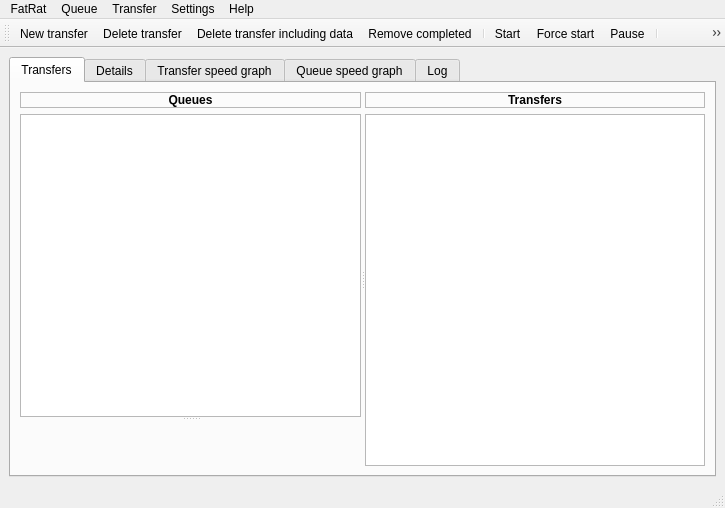
<?xml version="1.0" encoding="UTF-8"?>
<ui version="4.0">
 <class>MainWindow</class>
 <widget class="QMainWindow" name="MainWindow">
  <property name="geometry">
   <rect>
    <x>0</x>
    <y>0</y>
    <width>725</width>
    <height>508</height>
   </rect>
  </property>
  <property name="acceptDrops">
   <bool>true</bool>
  </property>
  <property name="windowTitle">
   <string>FatRat</string>
  </property>
  <property name="windowIcon">
   <iconset resource="common/resources.qrc">
    <normaloff>:/fatrat/fatrat.png</normaloff>:/fatrat/fatrat.png</iconset>
  </property>
  <widget class="QWidget" name="centralwidget">
   <layout class="QGridLayout">
    <property name="leftMargin">
     <number>9</number>
    </property>
    <property name="topMargin">
     <number>9</number>
    </property>
    <property name="rightMargin">
     <number>9</number>
    </property>
    <property name="bottomMargin">
     <number>9</number>
    </property>
    <property name="spacing">
     <number>6</number>
    </property>
    <item row="0" column="0">
     <widget class="QTabWidget" name="tabMain">
      <property name="currentIndex">
       <number>0</number>
      </property>
      <widget class="QWidget" name="tab">
       <attribute name="icon">
        <iconset resource="common/resources.qrc">
         <normaloff>:/menu/main_view.png</normaloff>:/menu/main_view.png</iconset>
       </attribute>
       <attribute name="title">
        <string>Transfers</string>
       </attribute>
       <layout class="QGridLayout" name="gridLayout_2">
        <item row="0" column="0">
         <widget class="QSplitter" name="splitterQueues">
          <property name="orientation">
           <enum>Qt::Horizontal</enum>
          </property>
          <widget class="QSplitter" name="splitterStats">
           <property name="orientation">
            <enum>Qt::Vertical</enum>
           </property>
           <widget class="QWidget" name="layoutWidget">
            <layout class="QVBoxLayout" name="verticalLayout">
             <item>
              <widget class="QLabel" name="labelQueues">
               <property name="font">
                <font>
                 <weight>75</weight>
                 <bold>true</bold>
                </font>
               </property>
               <property name="frameShape">
                <enum>QFrame::StyledPanel</enum>
               </property>
               <property name="text">
                <string>Queues</string>
               </property>
               <property name="alignment">
                <set>Qt::AlignCenter</set>
               </property>
              </widget>
             </item>
             <item>
              <widget class="QTreeWidget" name="treeQueues">
               <property name="mouseTracking">
                <bool>true</bool>
               </property>
               <property name="contextMenuPolicy">
                <enum>Qt::CustomContextMenu</enum>
               </property>
               <property name="acceptDrops">
                <bool>true</bool>
               </property>
               <property name="dragDropMode">
                <enum>QAbstractItemView::DropOnly</enum>
               </property>
               <property name="rootIsDecorated">
                <bool>false</bool>
               </property>
               <property name="uniformRowHeights">
                <bool>true</bool>
               </property>
               <property name="itemsExpandable">
                <bool>false</bool>
               </property>
               <property name="columnCount">
                <number>0</number>
               </property>
              </widget>
             </item>
            </layout>
           </widget>
           <widget class="QWidget" name="widgetStats" native="true">
            <property name="autoFillBackground">
             <bool>false</bool>
            </property>
           </widget>
          </widget>
          <widget class="QWidget" name="layoutWidget">
           <layout class="QVBoxLayout">
            <property name="spacing">
             <number>6</number>
            </property>
            <property name="leftMargin">
             <number>0</number>
            </property>
            <property name="topMargin">
             <number>0</number>
            </property>
            <property name="rightMargin">
             <number>0</number>
            </property>
            <property name="bottomMargin">
             <number>0</number>
            </property>
            <item>
             <widget class="QLabel" name="labelTransfers">
              <property name="font">
               <font>
                <weight>75</weight>
                <bold>true</bold>
               </font>
              </property>
              <property name="frameShape">
               <enum>QFrame::StyledPanel</enum>
              </property>
              <property name="text">
               <string>Transfers</string>
              </property>
              <property name="alignment">
               <set>Qt::AlignCenter</set>
              </property>
             </widget>
            </item>
            <item>
             <widget class="QTreeView" name="treeTransfers">
              <property name="contextMenuPolicy">
               <enum>Qt::CustomContextMenu</enum>
              </property>
              <property name="acceptDrops">
               <bool>true</bool>
              </property>
              <property name="dragEnabled">
               <bool>true</bool>
              </property>
              <property name="dragDropMode">
               <enum>QAbstractItemView::DragDrop</enum>
              </property>
              <property name="alternatingRowColors">
               <bool>true</bool>
              </property>
              <property name="selectionMode">
               <enum>QAbstractItemView::ExtendedSelection</enum>
              </property>
              <property name="rootIsDecorated">
               <bool>false</bool>
              </property>
              <property name="uniformRowHeights">
               <bool>true</bool>
              </property>
              <property name="itemsExpandable">
               <bool>false</bool>
              </property>
              <property name="allColumnsShowFocus">
               <bool>true</bool>
              </property>
             </widget>
            </item>
           </layout>
          </widget>
         </widget>
        </item>
       </layout>
      </widget>
      <widget class="QWidget" name="tab_2">
       <attribute name="icon">
        <iconset resource="common/resources.qrc">
         <normaloff>:/menu/details.png</normaloff>:/menu/details.png</iconset>
       </attribute>
       <attribute name="title">
        <string>Details</string>
       </attribute>
       <layout class="QGridLayout">
        <item row="0" column="0" colspan="2">
         <widget class="QLabel" name="label_3">
          <property name="text">
           <string>&lt;b&gt;Name:</string>
          </property>
         </widget>
        </item>
        <item row="0" column="2">
         <widget class="QLineEdit" name="lineName">
          <property name="frame">
           <bool>false</bool>
          </property>
          <property name="readOnly">
           <bool>true</bool>
          </property>
         </widget>
        </item>
        <item row="0" column="3">
         <widget class="QLabel" name="label_4">
          <property name="text">
           <string>&lt;b&gt;Progress:</string>
          </property>
         </widget>
        </item>
        <item row="0" column="4" colspan="3">
         <widget class="QLineEdit" name="lineProgress">
          <property name="frame">
           <bool>false</bool>
          </property>
          <property name="readOnly">
           <bool>true</bool>
          </property>
         </widget>
        </item>
        <item row="1" column="0" colspan="2">
         <widget class="QLabel" name="label_7">
          <property name="text">
           <string>&lt;b&gt;Destination:&lt;/b&gt;</string>
          </property>
         </widget>
        </item>
        <item row="1" column="2">
         <widget class="QLineEdit" name="lineDestination">
          <property name="frame">
           <bool>false</bool>
          </property>
          <property name="readOnly">
           <bool>true</bool>
          </property>
         </widget>
        </item>
        <item row="1" column="3">
         <widget class="QLabel" name="label_5">
          <property name="text">
           <string>&lt;b&gt;Speed:</string>
          </property>
         </widget>
        </item>
        <item row="1" column="4" colspan="3">
         <widget class="QLineEdit" name="lineSpeed">
          <property name="frame">
           <bool>false</bool>
          </property>
          <property name="readOnly">
           <bool>true</bool>
          </property>
         </widget>
        </item>
        <item row="2" column="0">
         <widget class="QLabel" name="label_6">
          <property name="text">
           <string>&lt;b&gt;Message:</string>
          </property>
         </widget>
        </item>
        <item row="2" column="1" colspan="2">
         <widget class="QLineEdit" name="lineMessage">
          <property name="frame">
           <bool>false</bool>
          </property>
          <property name="readOnly">
           <bool>true</bool>
          </property>
         </widget>
        </item>
        <item row="2" column="3" colspan="2">
         <widget class="QLabel" name="label_8">
          <property name="text">
           <string>&lt;b&gt;Running for:</string>
          </property>
         </widget>
        </item>
        <item row="2" column="5">
         <widget class="QLineEdit" name="lineRuntime">
          <property name="frame">
           <bool>false</bool>
          </property>
          <property name="readOnly">
           <bool>true</bool>
          </property>
         </widget>
        </item>
        <item row="2" column="6">
         <widget class="QPushButton" name="pushGenericOptions">
          <property name="sizePolicy">
           <sizepolicy hsizetype="Minimum" vsizetype="Fixed">
            <horstretch>0</horstretch>
            <verstretch>0</verstretch>
           </sizepolicy>
          </property>
          <property name="toolTip">
           <string>Transfer properties</string>
          </property>
          <property name="icon">
           <iconset resource="common/resources.qrc">
            <normaloff>:/menu/properties.png</normaloff>:/menu/properties.png</iconset>
          </property>
         </widget>
        </item>
        <item row="3" column="0" colspan="7">
         <widget class="QStackedWidget" name="stackedDetails">
          <property name="sizePolicy">
           <sizepolicy hsizetype="Preferred" vsizetype="Expanding">
            <horstretch>0</horstretch>
            <verstretch>0</verstretch>
           </sizepolicy>
          </property>
          <widget class="QWidget" name="page"/>
          <widget class="QWidget" name="page_2"/>
         </widget>
        </item>
       </layout>
      </widget>
      <widget class="QWidget" name="widget">
       <attribute name="icon">
        <iconset resource="common/resources.qrc">
         <normaloff>:/menu/network.png</normaloff>:/menu/network.png</iconset>
       </attribute>
       <attribute name="title">
        <string>Transfer speed graph</string>
       </attribute>
       <layout class="QGridLayout" name="gridLayout">
        <property name="leftMargin">
         <number>0</number>
        </property>
        <property name="topMargin">
         <number>0</number>
        </property>
        <property name="rightMargin">
         <number>0</number>
        </property>
        <property name="bottomMargin">
         <number>0</number>
        </property>
        <property name="spacing">
         <number>0</number>
        </property>
        <item row="0" column="0">
         <widget class="QWidget" name="speedGraph" native="true"/>
        </item>
       </layout>
      </widget>
      <widget class="QWidget" name="tab_4">
       <attribute name="icon">
        <iconset resource="common/resources.qrc">
         <normaloff>:/menu/network.png</normaloff>:/menu/network.png</iconset>
       </attribute>
       <attribute name="title">
        <string>Queue speed graph</string>
       </attribute>
       <layout class="QGridLayout" name="gridLayout_3">
        <property name="leftMargin">
         <number>0</number>
        </property>
        <property name="topMargin">
         <number>0</number>
        </property>
        <property name="rightMargin">
         <number>0</number>
        </property>
        <property name="bottomMargin">
         <number>0</number>
        </property>
        <item row="0" column="0">
         <widget class="QWidget" name="speedGraphQueue" native="true"/>
        </item>
       </layout>
      </widget>
      <widget class="QWidget" name="tab_3">
       <attribute name="icon">
        <iconset resource="common/resources.qrc">
         <normaloff>:/menu/log.png</normaloff>:/menu/log.png</iconset>
       </attribute>
       <attribute name="title">
        <string>Log</string>
       </attribute>
       <layout class="QGridLayout">
        <item row="0" column="0">
         <widget class="QSplitter" name="splitter">
          <property name="orientation">
           <enum>Qt::Vertical</enum>
          </property>
          <widget class="QWidget" name="layoutWidget">
           <layout class="QVBoxLayout">
            <item>
             <widget class="QLabel" name="labelTransferLog">
              <property name="font">
               <font>
                <weight>75</weight>
                <bold>true</bold>
               </font>
              </property>
              <property name="frameShape">
               <enum>QFrame::StyledPanel</enum>
              </property>
              <property name="text">
               <string>Transfer log</string>
              </property>
              <property name="alignment">
               <set>Qt::AlignCenter</set>
              </property>
             </widget>
            </item>
            <item>
             <widget class="QTextEdit" name="textTransferLog">
              <property name="enabled">
               <bool>false</bool>
              </property>
              <property name="verticalScrollBarPolicy">
               <enum>Qt::ScrollBarAlwaysOn</enum>
              </property>
              <property name="readOnly">
               <bool>true</bool>
              </property>
              <property name="acceptRichText">
               <bool>false</bool>
              </property>
             </widget>
            </item>
           </layout>
          </widget>
          <widget class="QWidget" name="layoutWidget">
           <layout class="QVBoxLayout">
            <item>
             <widget class="QLabel" name="labelGlobalLog">
              <property name="font">
               <font>
                <weight>75</weight>
                <bold>true</bold>
               </font>
              </property>
              <property name="frameShape">
               <enum>QFrame::StyledPanel</enum>
              </property>
              <property name="text">
               <string>Global log</string>
              </property>
              <property name="alignment">
               <set>Qt::AlignCenter</set>
              </property>
             </widget>
            </item>
            <item>
             <widget class="QTextEdit" name="textGlobalLog">
              <property name="verticalScrollBarPolicy">
               <enum>Qt::ScrollBarAlwaysOn</enum>
              </property>
              <property name="readOnly">
               <bool>true</bool>
              </property>
              <property name="acceptRichText">
               <bool>false</bool>
              </property>
             </widget>
            </item>
           </layout>
          </widget>
         </widget>
        </item>
       </layout>
      </widget>
     </widget>
    </item>
   </layout>
  </widget>
  <widget class="QMenuBar" name="menubar">
   <property name="geometry">
    <rect>
     <x>0</x>
     <y>0</y>
     <width>725</width>
     <height>26</height>
    </rect>
   </property>
   <widget class="QMenu" name="menuHelp">
    <property name="title">
     <string>Help</string>
    </property>
    <addaction name="actionBugReport"/>
    <addaction name="separator"/>
    <addaction name="actionAboutQt"/>
    <addaction name="actionAbout"/>
   </widget>
   <widget class="QMenu" name="menuSettings">
    <property name="title">
     <string>Settings</string>
    </property>
    <addaction name="actionSettings"/>
   </widget>
   <widget class="QMenu" name="menuFatRat">
    <property name="title">
     <string>FatRat</string>
    </property>
    <addaction name="actionDropBox"/>
    <addaction name="actionHideAllInfoBars"/>
    <addaction name="separator"/>
    <addaction name="actionPauseAll"/>
    <addaction name="separator"/>
    <addaction name="actionQuit"/>
   </widget>
   <widget class="QMenu" name="menuTransfer">
    <property name="title">
     <string>Transfer</string>
    </property>
    <addaction name="actionNewTransfer"/>
    <addaction name="actionDeleteTransfer"/>
    <addaction name="actionDeleteTransferData"/>
    <addaction name="separator"/>
    <addaction name="actionResume"/>
    <addaction name="actionForcedResume"/>
    <addaction name="actionPause"/>
    <addaction name="separator"/>
    <addaction name="actionTop"/>
    <addaction name="actionUp"/>
    <addaction name="actionDown"/>
    <addaction name="actionBottom"/>
    <addaction name="separator"/>
    <addaction name="actionInfoBar"/>
    <addaction name="separator"/>
    <addaction name="actionProperties"/>
   </widget>
   <widget class="QMenu" name="menuQueue">
    <property name="title">
     <string>Queue</string>
    </property>
    <addaction name="actionNewQueue"/>
    <addaction name="actionDeleteQueue"/>
    <addaction name="separator"/>
    <addaction name="actionResumeAll"/>
    <addaction name="actionStopAll"/>
    <addaction name="separator"/>
    <addaction name="actionRemoveCompleted"/>
    <addaction name="separator"/>
    <addaction name="actionQueueProperties"/>
   </widget>
   <addaction name="menuFatRat"/>
   <addaction name="menuQueue"/>
   <addaction name="menuTransfer"/>
   <addaction name="menuSettings"/>
   <addaction name="menuHelp"/>
  </widget>
  <widget class="QStatusBar" name="statusbar"/>
  <widget class="QToolBar" name="toolBar">
   <property name="windowTitle">
    <string>Main toolbar</string>
   </property>
   <property name="orientation">
    <enum>Qt::Horizontal</enum>
   </property>
   <attribute name="toolBarArea">
    <enum>TopToolBarArea</enum>
   </attribute>
   <attribute name="toolBarBreak">
    <bool>false</bool>
   </attribute>
   <addaction name="actionNewTransfer"/>
   <addaction name="actionDeleteTransfer"/>
   <addaction name="actionDeleteTransferData"/>
   <addaction name="actionRemoveCompleted"/>
   <addaction name="separator"/>
   <addaction name="actionResume"/>
   <addaction name="actionForcedResume"/>
   <addaction name="actionPause"/>
   <addaction name="separator"/>
   <addaction name="actionTop"/>
   <addaction name="actionUp"/>
   <addaction name="actionDown"/>
   <addaction name="actionBottom"/>
   <addaction name="separator"/>
   <addaction name="actionNewQueue"/>
   <addaction name="actionDeleteQueue"/>
   <addaction name="separator"/>
  </widget>
  <action name="actionQuit">
   <property name="icon">
    <iconset resource="common/resources.qrc">
     <normaloff>:/menu/exit.png</normaloff>:/menu/exit.png</iconset>
   </property>
   <property name="text">
    <string>Quit</string>
   </property>
   <property name="shortcut">
    <string>Ctrl+Q</string>
   </property>
  </action>
  <action name="actionNewQueue">
   <property name="icon">
    <iconset resource="common/resources.qrc">
     <normaloff>:/menu/queue_add.png</normaloff>:/menu/queue_add.png</iconset>
   </property>
   <property name="text">
    <string>New queue</string>
   </property>
  </action>
  <action name="actionDeleteQueue">
   <property name="icon">
    <iconset resource="common/resources.qrc">
     <normaloff>:/menu/queue_remove.png</normaloff>:/menu/queue_remove.png</iconset>
   </property>
   <property name="text">
    <string>Delete queue</string>
   </property>
  </action>
  <action name="actionResumeAll">
   <property name="text">
    <string>Start all</string>
   </property>
   <property name="shortcut">
    <string>Ctrl+Shift+R</string>
   </property>
  </action>
  <action name="actionStopAll">
   <property name="text">
    <string>Pause all</string>
   </property>
   <property name="shortcut">
    <string>Ctrl+Shift+P</string>
   </property>
  </action>
  <action name="actionNewTransfer">
   <property name="icon">
    <iconset resource="common/resources.qrc">
     <normaloff>:/menu/add.png</normaloff>:/menu/add.png</iconset>
   </property>
   <property name="text">
    <string>New transfer</string>
   </property>
   <property name="shortcut">
    <string>Ctrl+N</string>
   </property>
  </action>
  <action name="actionDeleteTransfer">
   <property name="icon">
    <iconset resource="common/resources.qrc">
     <normaloff>:/menu/delete.png</normaloff>:/menu/delete.png</iconset>
   </property>
   <property name="text">
    <string>Delete transfer</string>
   </property>
   <property name="shortcut">
    <string>Del</string>
   </property>
  </action>
  <action name="actionResume">
   <property name="icon">
    <iconset resource="common/resources.qrc">
     <normaloff>:/states/active.png</normaloff>:/states/active.png</iconset>
   </property>
   <property name="text">
    <string>Start</string>
   </property>
   <property name="shortcut">
    <string>Ctrl+R</string>
   </property>
  </action>
  <action name="actionForcedResume">
   <property name="icon">
    <iconset resource="common/resources.qrc">
     <normaloff>:/states/forced_active.png</normaloff>:/states/forced_active.png</iconset>
   </property>
   <property name="text">
    <string>Force start</string>
   </property>
   <property name="shortcut">
    <string>Ctrl+F</string>
   </property>
  </action>
  <action name="actionPause">
   <property name="icon">
    <iconset resource="common/resources.qrc">
     <normaloff>:/states/paused.png</normaloff>:/states/paused.png</iconset>
   </property>
   <property name="text">
    <string>Pause</string>
   </property>
   <property name="shortcut">
    <string>Ctrl+P</string>
   </property>
  </action>
  <action name="actionAbout">
   <property name="text">
    <string>About</string>
   </property>
  </action>
  <action name="actionTop">
   <property name="icon">
    <iconset resource="common/resources.qrc">
     <normaloff>:/menu/top.png</normaloff>:/menu/top.png</iconset>
   </property>
   <property name="text">
    <string>Move to top</string>
   </property>
   <property name="shortcut">
    <string>Ctrl+Home</string>
   </property>
  </action>
  <action name="actionUp">
   <property name="icon">
    <iconset resource="common/resources.qrc">
     <normaloff>:/menu/up.png</normaloff>:/menu/up.png</iconset>
   </property>
   <property name="text">
    <string>Move up</string>
   </property>
   <property name="shortcut">
    <string>Ctrl+Up</string>
   </property>
  </action>
  <action name="actionDown">
   <property name="icon">
    <iconset resource="common/resources.qrc">
     <normaloff>:/menu/down.png</normaloff>:/menu/down.png</iconset>
   </property>
   <property name="text">
    <string>Move down</string>
   </property>
   <property name="shortcut">
    <string>Ctrl+Down</string>
   </property>
  </action>
  <action name="actionBottom">
   <property name="icon">
    <iconset resource="common/resources.qrc">
     <normaloff>:/menu/bottom.png</normaloff>:/menu/bottom.png</iconset>
   </property>
   <property name="text">
    <string>Move to bottom</string>
   </property>
   <property name="shortcut">
    <string>Ctrl+End</string>
   </property>
  </action>
  <action name="actionRemoveCompleted">
   <property name="icon">
    <iconset resource="common/resources.qrc">
     <normaloff>:/states/completed.png</normaloff>:/states/completed.png</iconset>
   </property>
   <property name="text">
    <string>Remove completed</string>
   </property>
   <property name="shortcut">
    <string>Ctrl+C</string>
   </property>
  </action>
  <action name="actionAboutQt">
   <property name="text">
    <string>About Qt</string>
   </property>
  </action>
  <action name="actionInfoBar">
   <property name="checkable">
    <bool>true</bool>
   </property>
   <property name="text">
    <string>Display info bar</string>
   </property>
   <property name="iconText">
    <string>Display info bar</string>
   </property>
   <property name="toolTip">
    <string>Display info bar</string>
   </property>
   <property name="autoRepeat">
    <bool>false</bool>
   </property>
  </action>
  <action name="actionProperties">
   <property name="icon">
    <iconset resource="common/resources.qrc">
     <normaloff>:/menu/properties.png</normaloff>:/menu/properties.png</iconset>
   </property>
   <property name="text">
    <string>Properties...</string>
   </property>
   <property name="shortcut">
    <string>Ctrl+.</string>
   </property>
  </action>
  <action name="actionHideAllInfoBars">
   <property name="text">
    <string>Hide all info bars</string>
   </property>
  </action>
  <action name="actionDisplay">
   <property name="checkable">
    <bool>true</bool>
   </property>
   <property name="checked">
    <bool>true</bool>
   </property>
   <property name="text">
    <string>Display main window</string>
   </property>
  </action>
  <action name="actionSettings">
   <property name="icon">
    <iconset resource="common/resources.qrc">
     <normaloff>:/menu/configure.png</normaloff>:/menu/configure.png</iconset>
   </property>
   <property name="text">
    <string>设置...</string>
   </property>
   <property name="shortcut">
    <string>Ctrl+S</string>
   </property>
  </action>
  <action name="actionQueueProperties">
   <property name="icon">
    <iconset resource="common/resources.qrc">
     <normaloff>:/menu/properties.png</normaloff>:/menu/properties.png</iconset>
   </property>
   <property name="text">
    <string>Properties...</string>
   </property>
  </action>
  <action name="actionDropBox">
   <property name="checkable">
    <bool>true</bool>
   </property>
   <property name="icon">
    <iconset resource="common/resources.qrc">
     <normaloff>:/fatrat/dropbox.png</normaloff>:/fatrat/dropbox.png</iconset>
   </property>
   <property name="text">
    <string>Display the drop-box</string>
   </property>
  </action>
  <action name="actionOpenFile">
   <property name="icon">
    <iconset resource="common/resources.qrc">
     <normaloff>:/menu/run.png</normaloff>:/menu/run.png</iconset>
   </property>
   <property name="text">
    <string>Open</string>
   </property>
  </action>
  <action name="actionOpenDirectory">
   <property name="icon">
    <iconset resource="common/resources.qrc">
     <normaloff>:/menu/directory.png</normaloff>:/menu/directory.png</iconset>
   </property>
   <property name="text">
    <string>Open directory</string>
   </property>
  </action>
  <action name="actionComputeHash">
   <property name="text">
    <string>Compute hash...</string>
   </property>
  </action>
  <action name="actionDeleteTransferData">
   <property name="icon">
    <iconset resource="common/resources.qrc">
     <normaloff>:/menu/delete_with_data.png</normaloff>:/menu/delete_with_data.png</iconset>
   </property>
   <property name="text">
    <string>Delete transfer including data</string>
   </property>
   <property name="shortcut">
    <string>Shift+Del</string>
   </property>
  </action>
  <action name="actionBugReport">
   <property name="text">
    <string>Report a bug</string>
   </property>
  </action>
  <action name="actionCopyRemoteURI">
   <property name="text">
    <string>Copy remote URI</string>
   </property>
  </action>
  <action name="actionPauseAll">
   <property name="checkable">
    <bool>true</bool>
   </property>
   <property name="text">
    <string>Pause all transfers</string>
   </property>
  </action>
 </widget>
 <resources>
  <include location="common/resources.qrc"/>
 </resources>
 <connections/>
</ui>
